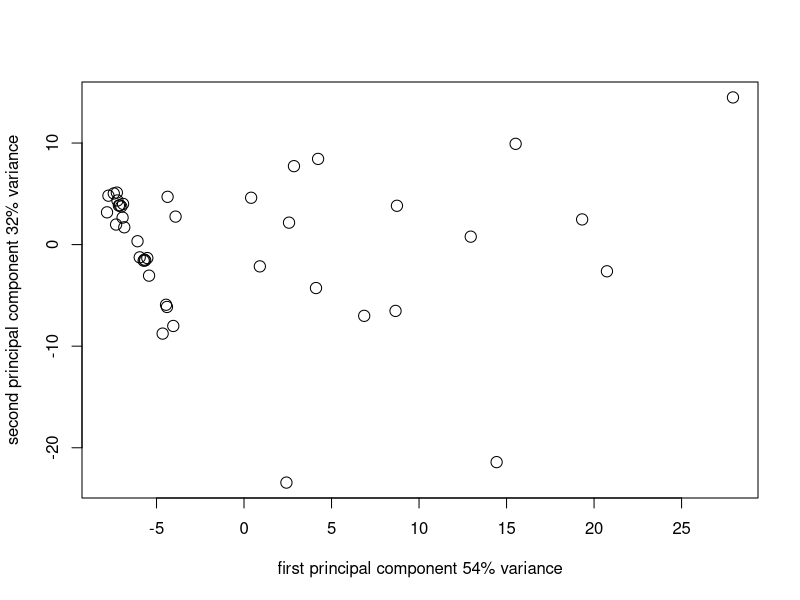
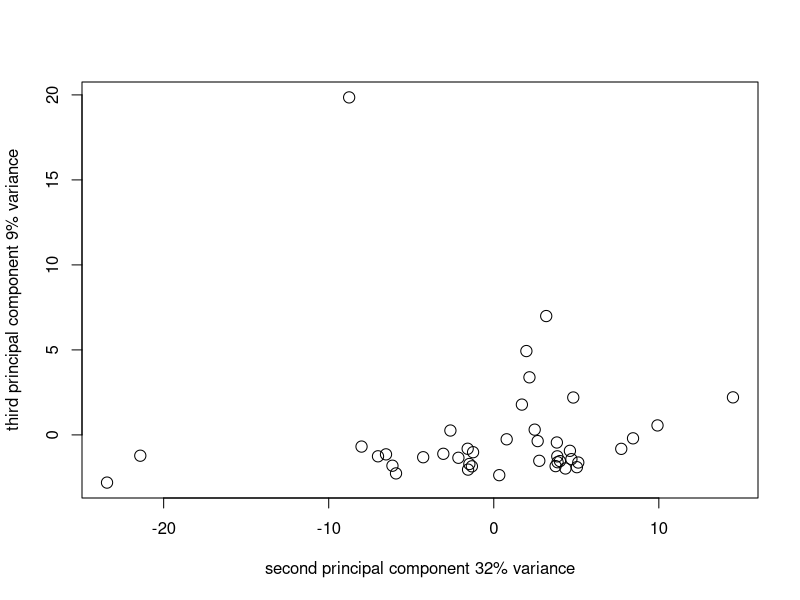
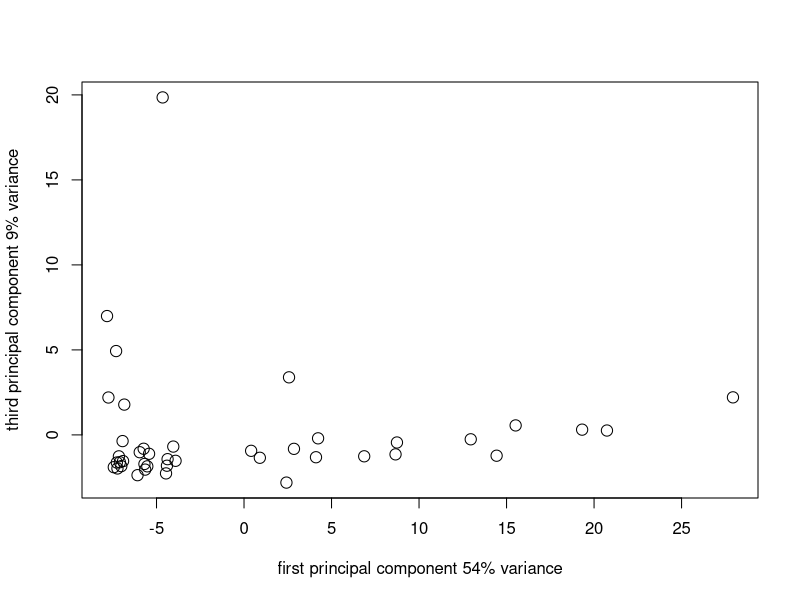
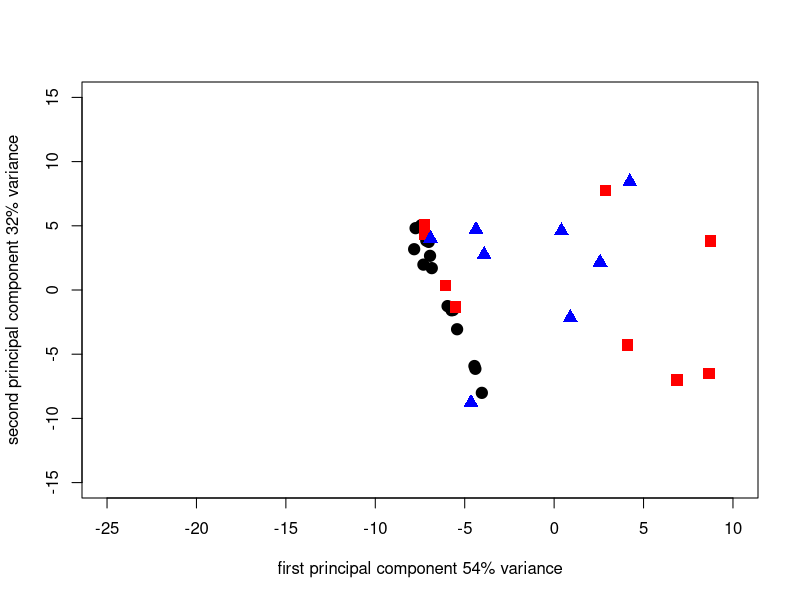
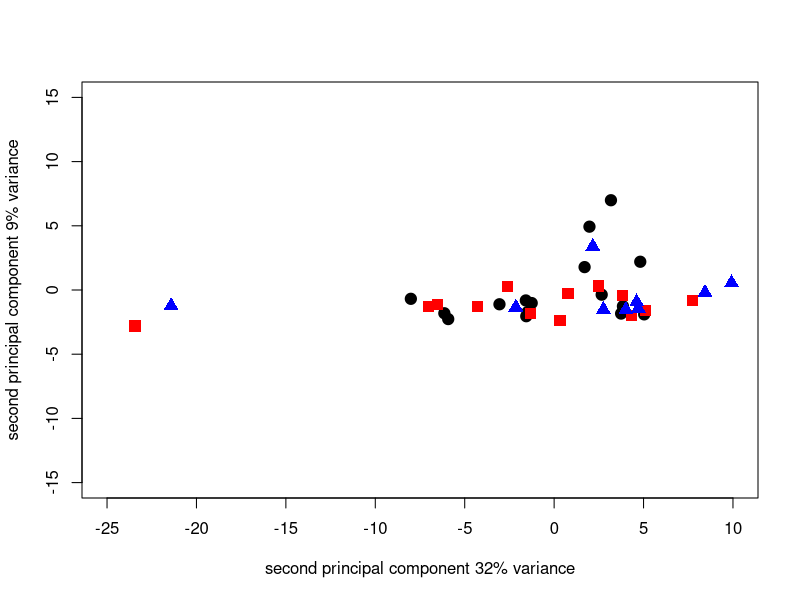
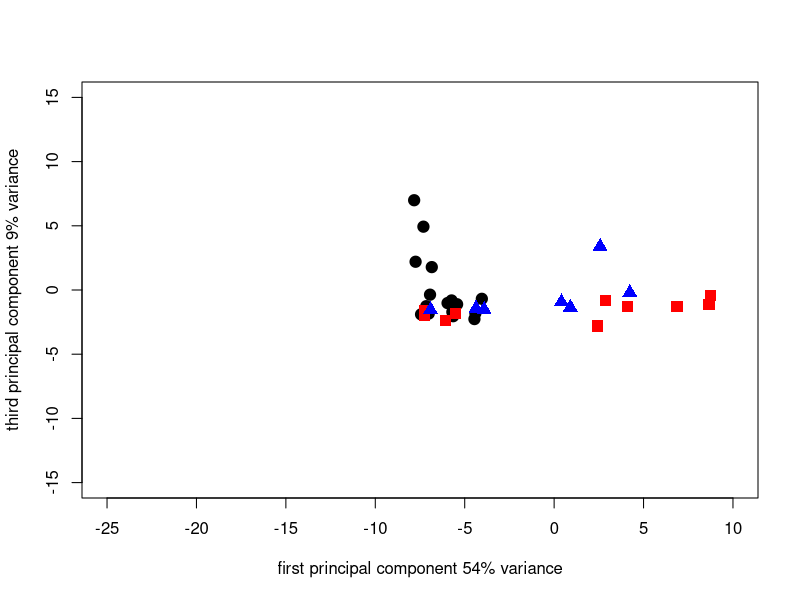
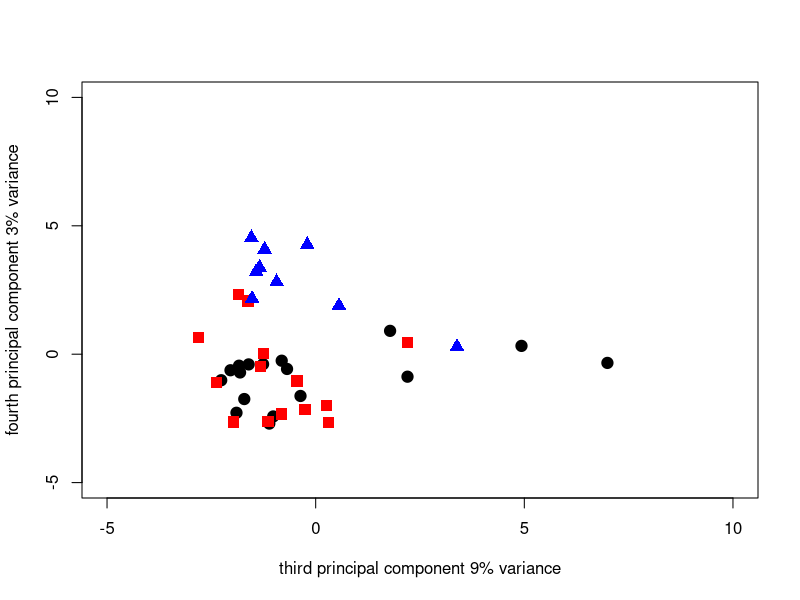
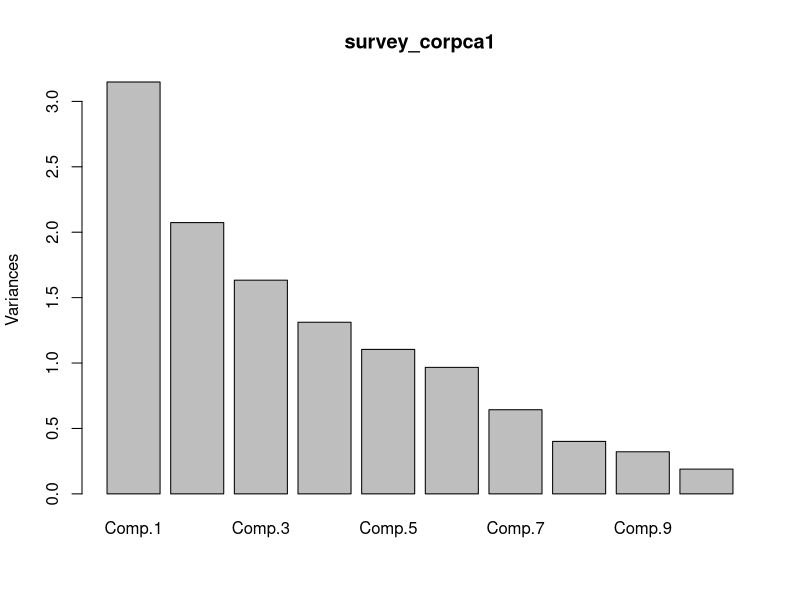

The R script that drew these images, in order:
## ---- chunk 1
PCA1_data <- read.csv("data/PCA1_Survey.csv", head = TRUE)
head(PCA1_data)
survey_pca1 <- princomp(PCA1_data[3:17])
summary_pca1 <- summary(survey_pca1)
summary_pca1
loadings_pca1 <- survey_pca1$loadings
loadings_pca1
## ---- chunk 2
pca1_plot2_1 <- plot(survey_pca1$scores[, 1], survey_pca1$scores[, 2],
  cex = 1.5,
  xlab = "first principal component 54% variance",
  ylab = "second principal component 32% variance"
)

pca1_plot3_2 <- plot(survey_pca1$scores[, 2], survey_pca1$scores[, 3],
  cex = 1.5,
  xlab = "second principal component 32% variance",
  ylab = "third principal component 9% variance"
)

pca1_plot2_1 <- plot(survey_pca1$scores[, 1], survey_pca1$scores[, 3],
  cex = 1.5,
  xlab = "first principal component 54% variance",
  ylab = "third principal component 9% variance"
)

pca1_plot2_1N <- plot(survey_pca1$scores[1:17, 1], survey_pca1$scores[1:17, 2],
  cex = 1.5, pch = 19,
  xlab = "first principal component 54% variance",
  ylab = "second principal component 32% variance",
  xlim = c(-25, 10), ylim = c(-15, 15)
)
points(survey_pca1$scores[18:31, 1], survey_pca1$scores[18:31, 2], cex = 1.5, pch = 15, col = "red")
points(survey_pca1$scores[32:41, 1], survey_pca1$scores[32:41, 2], cex = 1.5, pch = 17, col = "blue")

pca1_plot2_1N <- plot(survey_pca1$scores[1:17, 2], survey_pca1$scores[1:17, 3],
  cex = 1.5, pch = 19,
  xlab = "second principal component 32% variance",
  ylab = "second principal component 9% variance",
  xlim = c(-25, 10), ylim = c(-15, 15)
)
points(survey_pca1$scores[18:31, 2], survey_pca1$scores[18:31, 3], cex = 1.5, pch = 15, col = "red")
points(survey_pca1$scores[32:41, 2], survey_pca1$scores[32:41, 3], cex = 1.5, pch = 17, col = "blue")

pca1_plot2_1N <- plot(survey_pca1$scores[1:17, 1], survey_pca1$scores[1:17, 3],
  cex = 1.5, pch = 19,
  xlab = "first principal component 54% variance",
  ylab = "third principal component 9% variance",
  xlim = c(-25, 10), ylim = c(-15, 15)
)
points(survey_pca1$scores[18:31, 1], survey_pca1$scores[18:31, 3], cex = 1.5, pch = 15, col = "red")
points(survey_pca1$scores[32:41, 1], survey_pca1$scores[32:41, 3], cex = 1.5, pch = 17, col = "blue")
## ---- chunk 3
pca1_plot2_1N <- plot(survey_pca1$scores[1:17, 3], survey_pca1$scores[1:17, 4],
  cex = 1.5, pch = 19,
  xlab = "third principal component 9% variance",
  ylab = "fourth principal component 3% variance",
  xlim = c(-5, 10), ylim = c(-5, 10)
)
points(survey_pca1$scores[18:31, 3], survey_pca1$scores[18:31, 4], cex = 1.5, pch = 15, col = "red")
points(survey_pca1$scores[32:41, 3], survey_pca1$scores[32:41, 4], cex = 1.5, pch = 17, col = "blue")
## ---- chunk 4
PCA1_cordata <- PCA1_data[c(-7, -8, -9)]
head(PCA1_cordata)
survey_corpca1 <- princomp(PCA1_cordata[3:14], cor = TRUE)
summary_corpca1 <- summary(survey_corpca1)
summary_corpca1
corpca1_scree <- plot(survey_corpca1)
loadings_corpca1 <- survey_corpca1$loadings
loadings_corpca1
corpca1_plot2_1 <- plot(survey_corpca1$scores[, 1], survey_corpca1$scores[, 2],
  cex = 1.5,
  xlab = "first principal component 26% variance",
  ylab = "second principal component 17% variance"
)

corpca1_plot3_2 <- plot(survey_corpca1$scores[, 2], survey_corpca1$scores[, 3],
  cex = 1.5,
  xlab = "second principal component 17% variance",
  ylab = "third principal component 14% variance"
)


pca1_plot2_1N <- plot(survey_corpca1$scores[1:17, 1], survey_corpca1$scores[1:17, 2],
  cex = 1.5, pch = 19,
  xlab = "first principal component 26% variance",
  ylab = "second principal component 17% variance",
  xlim = c(-4, 6), ylim = c(-3, 4)
)
points(survey_corpca1$scores[18:31, 1], survey_corpca1$scores[18:31, 2], cex = 1.5, pch = 15, col = "red")
points(survey_corpca1$scores[32:41, 1], survey_corpca1$scores[32:41, 2], cex = 1.5, pch = 17, col = "blue")

pca1_plot2_1N <- plot(survey_corpca1$scores[1:17, 2], survey_corpca1$scores[1:17, 3],
  cex = 1.5, pch = 19,
  xlab = "second principal component 17% variance",
  ylab = "third principal component 14% variance",
  xlim = c(-3, 4), ylim = c(-4, 4)
)
points(survey_corpca1$scores[18:31, 2], survey_corpca1$scores[18:31, 3], cex = 1.5, pch = 15, col = "red")
points(survey_corpca1$scores[32:41, 2], survey_corpca1$scores[32:41, 3], cex = 1.5, pch = 17, col = "blue")
## ---- chunk 5
pca1_plot2_1N <- plot(survey_corpca1$scores[1:17, 2], survey_corpca1$scores[1:17, 1],
  cex = 1.5, pch = 19,
  xlab = "second principal component 17% variance",
  ylab = "first principal component 26% variance",
  xlim = c(-3, 4), ylim = c(-4, 6)
)
points(survey_corpca1$scores[18:31, 2], survey_corpca1$scores[18:31, 1], cex = 1.5, pch = 15, col = "red")
points(survey_corpca1$scores[32:41, 2], survey_corpca1$scores[32:41, 1], cex = 1.5, pch = 17, col = "blue")
## ---- chunk 6
corpca1_bplot <- biplot(survey_corpca1, col = c("black", "blue"))
## ---- chunk 7
Alt_nopen_data <- read.csv("data/Alternaria_nopen.csv", head = FALSE)
Altspp <- c("alternata", "brassicae", "brassicicola", "infectoria", "raphani", "solani")
host <- c("Bnapus", "Papaver", "Lycopersicon", "Triticum")
rownames(Alt_nopen_data) <- Altspp
colnames(Alt_nopen_data) <- host
Alt_pen_data <- 100 - Alt_nopen_data
Alt_pen_PCA <- princomp(Alt_pen_data, cor = FALSE)
summary(Alt_pen_PCA)
Alt_pen_bplt <- biplot(Alt_pen_PCA, pc.biplot = TRUE)
## ---- chunk 8
Alt_infect_data <- read.csv("data/Alternaria_pen.csv", head = FALSE)
rownames(Alt_infect_data) <- Altspp
colnames(Alt_infect_data) <- host
Alt_infect_PCA <- princomp(Alt_infect_data, cor = FALSE)
summary(Alt_infect_PCA)
Alt_infect_bplt <- biplot(Alt_infect_PCA, pc.biplot = TRUE)
Alt_pen_PCA$loadings
Alt_infect_PCA$loadings
